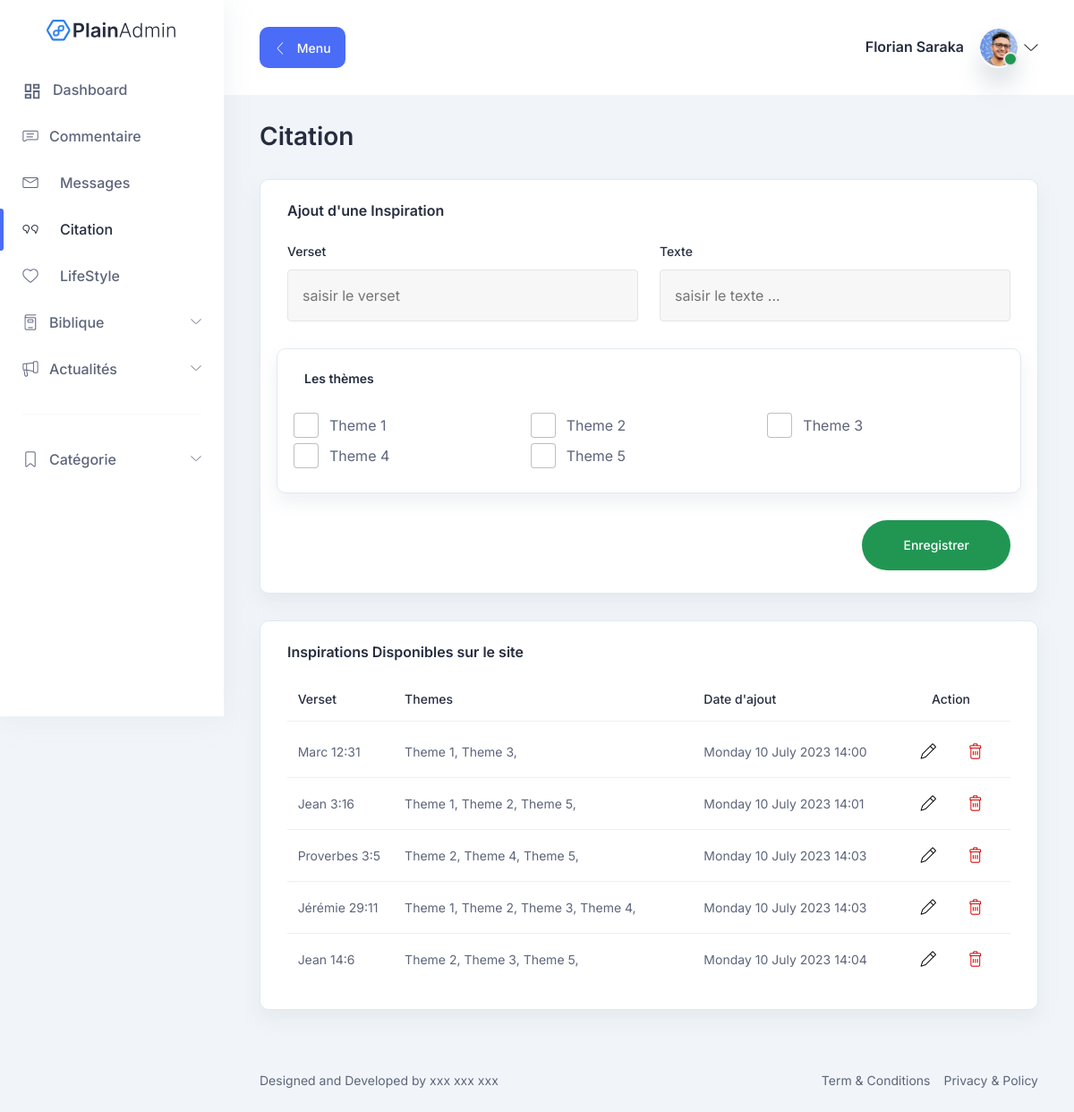
Page /dash/citation (signed in) on the committed database.
### dash/models.py (models this page shows, shortened)
class theme_biblique(models.Model):
    theme = models.CharField(max_length=500)
    date_ajout = models.DateTimeField(auto_now=True)
    def __str__(self):
        return self.theme

class quote(models.Model):
    themes = models.ManyToManyField(theme_biblique)
    txt_quote = models.CharField(max_length=2000)
    verset = models.CharField(max_length=500)
    date_ajout = models.DateTimeField(auto_now=True)

### dash/views.py (the view)
# urls.py: path('citation', insp, name="insp"),
@user_passes_test(lambda u: u.is_superuser or u.is_staff)
def insp(Request):
    qt = quote.objects.all()
    themes = theme_biblique.objects.all()
    return render(Request, 'dash/quotes.html',  {'qt':qt, 'themes':themes})

### templates/dash/quotes.html (shortened to what this page needs)
{% extends "dash/master.html" %}
{% block active_qt %} active {% endblock %}
{% block coll_typ_th_b %} class="collapsed" {% endblock %}
{% block coll_bibilque %} class="collapsed" {% endblock %}
{% block coll_ann %} class="collapsed" {% endblock %}
{% block content %}
{% load static %}
      <section class="tab-components">
        <div class="container-fluid">
          <div class="title-wrapper pt-30">
            <div class="row align-items-center">
              <div class="col-md-6">
                <div class="title mb-30">
                  <h2>Citation</h2>
                </div>
              </div>
            </div>
          </div>
          <div class="form-elements-wrapper">
            <div class="row">
              <div class="col-lg-12">
                <div class="card-style mb-30">
                  <h6 class="mb-25">Ajout d'une Inspiration</h6>
                    <form action="{% url 'dash:ajouter_insp' %}" method="post" enctype="multipart/form-data">
                        <div class="row">
                            <div class="input-style-1 col-lg-6">
                                <label>Verset</label>
                                <input required type="text" placeholder="saisir le verset" id="verset" name="verset" />
                            </div>
                            <div class="input-style-1 col-lg-6">
                                <label>Texte</label>
                                <input required type="text" placeholder="saisir le texte ..." id="txt_quote" name="txt_quote" />
                            </div>
                            <div class="card-style mb-30">
                                <h6 style="font-size: 14px;" class="mb-25">Les thèmes</h6>
                                <div class="row">
                                    {% for theme in themes %}
                                        <div class="form-check checkbox-style col-lg-4">
                                        <input
                                            class="form-check-input"
                                            type="checkbox"
                                            name="themes"
                                            value="{{ theme.id }}"
                                            id="theme-{{ theme.id }}"
                                        />
                                        <label class="form-check-label" for="theme-{{ theme.id }}">
                                            {{ theme.theme }}</label
                                        >
                                        </div>
                                    {% endfor %}
                                </div>
                            </div>
                        </div>
                        <div style="text-align: right;">
                            <button class="main-btn success-btn rounded-full btn-hover" style="text-align: center;">
                                Enregistrer
                            </button>
                        </div>
                    </form>
                </div>
              </div>
            </div>
            <div class="row">
                <div class="col-lg-12">
                  <div class="card-style mb-30">
                    <h6 class="mb-10">Inspirations Disponibles sur le site</h6>
                    <div class="table-wrapper table-responsive">
                      <table class="table striped-table">
                        <thead>
                          <tr>
                            <th></th>
                            <th><h6>Verset</h6></th>
                            <th><h6>Themes</h6></th>
                            <th><h6>Date d'ajout</h6></th>
                            <th><h6>&nbsp;&nbsp;&nbsp;&nbsp;&nbsp;Action</h6></th>
                          </tr>
                        </thead>
                        <tbody>
                            {% for qt in qt %}
                            <tr>
                                <td>
                                </td>
                                <td>
                                    <p class="etude-titre">{{ qt.verset }}</p>
                                </td>
                                <td>
                                    <p>
                                        {% for theme in qt.themes.all %}
                                            {{ theme }},
                                        {% endfor %}
                                    </p>
                                </td>
                                <td>
                                <p> {{ qt.date_ajout|date:"l d F Y" }} {{ qt.date_ajout|time:"H:i" }} </p>
                                </td>
                                <td>
                                <div class="action">
                                    <form action="{% url 'dash:edit_insp' qt.id %}" method="post" enctype="multipart/form-data">
                                          <button class="edit" name="form_edit_qt">
                                            <i class="lni lni-pencil"></i>
                                          </button>
                                      </form>
                                    <form action="{% url 'dash:supprimer_insp' qt.id %}" method="post" enctype="multipart/form-data">
                                        <button class="text-danger">
                                            <i class="lni lni-trash-can"></i>
                                        </button>
                                    </form>
                                </div>
                                </td>
                            </tr>
                            {% endfor %}
                        </tbody>
                      </table>
                    </div>
                  </div>
                </div>
            </div>
          </div>
        </div>
      </section>
{% endblock %}

### templates/dash/master.html (shortened to what this page needs)
{% load static %}
<!DOCTYPE html>
<html lang="en">
  <head>
    <link rel="stylesheet" href="{% static 'dash/assets/css/bootstrap.min.css' %}">
<link rel="stylesheet" href="{% static 'dash/assets/css/lineicons.css' %}">
<link rel="stylesheet" href="{% static 'dash/assets/css/materialdesignicons.min.css' %}">
<link rel="stylesheet" href="{% static 'dash/assets/css/fullcalendar.css' %}">
<link rel="stylesheet" href="{% static 'dash/assets/css/main.css' %}">
  </head>
  <body>
    <aside class="sidebar-nav-wrapper">
      <div class="navbar-logo">
        <a href="{% url 'dash:user_page' %}">
          <img src="{% static 'dash/assets/images/logo/logo.svg' %}" alt="logo" />
        </a>
      </div>
      <nav class="sidebar-nav">
        <ul>
          <li class="nav-item {% block active_dash %}{% endblock %}">
            <a href="{% url 'dash:user_page' %}">
                <span class="icon">
                </span>
                <span class="text">Dashboard</span>
            </a>
          </li>
          <li class="nav-item {% block comment %}{% endblock %}">
            <a href="{% url 'dash:comment' %}">
                <span class="icon">
                  <i class="lni lni-comments-alt "></i>
                </span>
                <span class="text">Commentaire</span>
            </a>
          </li>
          <li class="nav-item {% block active_msg %}{% endblock %}">
            <a href="{% url 'dash:msg' %}">
              <span class="icon">
                <span class="icon">
                  <i class="lni lni-envelope"></i>
                </span>
              </span>
              <span class="text">Messages</span>
            </a>
          </li>
          <li class="nav-item {% block active_qt %}{% endblock %}">
            <a href="{% url 'dash:insp' %}">
              <span class="icon">
                <span class="icon">
                  <i class="lni lni-quotation"></i>
                </span>
              </span>
              <span class="text">Citation</span>
            </a>
          </li>
          <li class="nav-item {% block active_lifS %}{% endblock %}">
            <a href="{% url 'dash:lifes' %}">
              <span class="icon">
                <span class="icon">
                  <i class="lni lni-heart"></i>
                </span>
              </span>
              <span class="text">LifeStyle</span>
            </a>
          </li>
          <li class="nav-item nav-item-has-children">
            <a
              href="#0"
              {% block coll_bibilque %}{% endblock %}
              data-bs-toggle="collapse"
              data-bs-target="#ddmenu_2"
              aria-controls="ddmenu_2"
              aria-expanded="false"
              aria-label="Toggle navigation"
            >
            <span class="icon">
              <i class="lni lni-book"></i>
            </span>
            <span class="text">Biblique</span>
            </a>
          </li>
          <li class="nav-item nav-item-has-children">
            <a
              href="#0"
              {% block coll_ann %}{% endblock %}
              data-bs-toggle="collapse"
              data-bs-target="#ddmenu_4"
              aria-controls="ddmenu_4"
              aria-expanded="false"
              aria-label="Toggle navigation"
            >
            <span class="icon">
              <i class="lni lni-bullhorn"></i>
            </span>
            <span class="text">Actualités</span>
            </a>
          </li>
          <span class="divider"><hr /></span>
          <li class="nav-item nav-item-has-children">
            <a
              href="#0"
              {% block coll_typ_th_b %}{% endblock %}
              data-bs-toggle="collapse"
              data-bs-target="#ddmenu_3"
              aria-controls="ddmenu_3"
              aria-expanded="false"
              aria-label="Toggle navigation"
            >
              <span class="icon">
                <i class="lni lni-bookmark"></i>
              </span>
              <span class="text">Catégorie</span>
            </a>
          </li>
        </ul>
      </nav>
    </aside>
    <main class="main-wrapper">
      <header class="header">
        <div class="container-fluid">
          <div class="row">
            <div class="col-lg-5 col-md-5 col-6">
              <div class="header-left d-flex align-items-center">
                <div class="menu-toggle-btn mr-20">
                  <button
                    id="menu-toggle"
                    class="main-btn primary-btn btn-hover"
                  >
                    <i class="lni lni-chevron-left me-2"></i> Menu
                  </button>
                </div>
              </div>
            </div>
            <div class="col-lg-7 col-md-7 col-6">
              <div class="header-right">
                <div class="profile-box ml-15">
                  <button
                    class="dropdown-toggle bg-transparent border-0"
                    type="button"
                    id="profile"
                    data-bs-toggle="dropdown"
                    aria-expanded="false"
                  >
                    <div class="profile-info">
                      <div class="info">
                        <h6>{{user.last_name }} {{user.first_name }}</h6>
                        <div class="image">
                          <img
                            src="{% static 'dash/assets/images/profile/profile-image.png' %}"
                            alt=""
                          />
                          <span class="status"></span>
                        </div>
                      </div>
                    </div>
                    <i class="lni lni-chevron-down"></i>
                  </button>
                </div>
              </div>
            </div>
          </div>
        </div>
      </header>
        {% block content %}{% endblock %}
      <footer class="footer">
        <div class="container-fluid">
          <div class="row">
            <div class="col-md-6 order-last order-md-first">
              <div class="copyright text-center text-md-start">
                <p class="text-sm">
                  Designed and Developed by
                  <a
                    href="https://plainadmin.com"
                    rel="nofollow"
                    target="_blank"
                  >
                    xxx xxx xxx
                  </a>
                </p>
              </div>
            </div>
            <div class="col-md-6">
              <div
                class="
                  terms
                  d-flex
                  justify-content-center justify-content-md-end
                "
              >
                <a class="text-sm">Term & Conditions</a>
                <a class="text-sm ml-15">Privacy & Policy</a>
              </div>
            </div>
          </div>
        </div>
      </footer>
    </main>
  </body>
</html>

### static/dash/assets/css/fullcalendar.css (style rules this page uses)
:root { --fc-daygrid-event-dot-width: 8px; }
:root { --fc-list-event-dot-width: 10px; --fc-list-event-hover-bg-color: #f5f5f5; }

### rows in the picture
theme_biblique: theme "Theme 1"
theme_biblique: theme "Theme 2"
theme_biblique: theme "Theme 3"
theme_biblique: theme "Theme 4"
theme_biblique: theme "Theme 5"
quote: verset "Marc 12:31", date_ajout "Monday 10 July 2023", date_ajout "14:00"
quote: verset "Jean 3:16", date_ajout "Monday 10 July 2023", date_ajout "14:01"
quote: verset "Proverbes 3:5", date_ajout "Monday 10 July 2023", date_ajout "14:03"
quote: verset "Jérémie 29:11", date_ajout "Monday 10 July 2023", date_ajout "14:03"
quote: verset "Jean 14:6", date_ajout "Monday 10 July 2023", date_ajout "14:04"

### other values in the picture
{{ user.last_name }} "Florian"
{{ user.first_name }} "Saraka"
